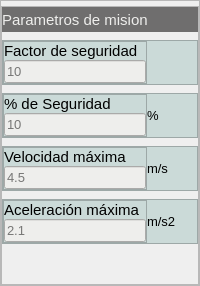
                            <widget class="QFrame" name="frame_2">
                             <property name="frameShape">
                              <enum>QFrame::StyledPanel</enum>
                             </property>
                             <property name="frameShadow">
                              <enum>QFrame::Raised</enum>
                             </property>
                             <layout class="QHBoxLayout" name="horizontalLayout_3">
                              <property name="spacing">
                               <number>0</number>
                              </property>
                              <property name="leftMargin">
                               <number>0</number>
                              </property>
                              <property name="topMargin">
                               <number>5</number>
                              </property>
                              <property name="rightMargin">
                               <number>0</number>
                              </property>
                              <property name="bottomMargin">
                               <number>0</number>
                              </property>
                              <item>
                               <widget class="QFrame" name="frame_109">
                                <property name="frameShape">
                                 <enum>QFrame::StyledPanel</enum>
                                </property>
                                <property name="frameShadow">
                                 <enum>QFrame::Raised</enum>
                                </property>
                                <layout class="QVBoxLayout" name="verticalLayout_123">
                                 <property name="spacing">
                                  <number>8</number>
                                 </property>
                                 <property name="leftMargin">
                                  <number>0</number>
                                 </property>
                                 <property name="topMargin">
                                  <number>0</number>
                                 </property>
                                 <property name="rightMargin">
                                  <number>0</number>
                                 </property>
                                 <property name="bottomMargin">
                                  <number>0</number>
                                 </property>
                                 <item>
                                  <widget class="QLabel" name="vision_field_label_7">
                                   <property name="minimumSize">
                                    <size>
                                     <width>0</width>
                                     <height>25</height>
                                    </size>
                                   </property>
                                   <property name="maximumSize">
                                    <size>
                                     <width>250</width>
                                     <height>25</height>
                                    </size>
                                   </property>
                                   <property name="font">
                                    <font>
                                     <pointsize>11</pointsize>
                                    </font>
                                   </property>
                                   <property name="styleSheet">
                                    <string notr="true">background-color: rgb(111, 110, 110);
color: rgb(238, 238, 236);</string>
                                   </property>
                                   <property name="text">
                                    <string>Parametros de mision</string>
                                   </property>
                                  </widget>
                                 </item>
                                 <item>
                                  <widget class="QFrame" name="factor_seguridad_v_2">
                                   <property name="maximumSize">
                                    <size>
                                     <width>250</width>
                                     <height>70</height>
                                    </size>
                                   </property>
                                   <property name="styleSheet">
                                    <string notr="true">background-color: rgb(203, 218, 216);</string>
                                   </property>
                                   <property name="frameShape">
                                    <enum>QFrame::StyledPanel</enum>
                                   </property>
                                   <property name="frameShadow">
                                    <enum>QFrame::Raised</enum>
                                   </property>
                                   <layout class="QHBoxLayout" name="horizontalLayout_94">
                                    <property name="spacing">
                                     <number>0</number>
                                    </property>
                                    <property name="leftMargin">
                                     <number>0</number>
                                    </property>
                                    <property name="topMargin">
                                     <number>0</number>
                                    </property>
                                    <property name="rightMargin">
                                     <number>0</number>
                                    </property>
                                    <property name="bottomMargin">
                                     <number>0</number>
                                    </property>
                                    <item>
                                     <widget class="QFrame" name="factor_seguridad_2">
                                      <property name="frameShape">
                                       <enum>QFrame::StyledPanel</enum>
                                      </property>
                                      <property name="frameShadow">
                                       <enum>QFrame::Raised</enum>
                                      </property>
                                      <layout class="QVBoxLayout" name="verticalLayout_175">
                                       <property name="spacing">
                                        <number>0</number>
                                       </property>
                                       <property name="leftMargin">
                                        <number>0</number>
                                       </property>
                                       <property name="topMargin">
                                        <number>0</number>
                                       </property>
                                       <property name="rightMargin">
                                        <number>0</number>
                                       </property>
                                       <property name="bottomMargin">
                                        <number>0</number>
                                       </property>
                                       <item>
                                        <widget class="QLabel" name="factor_seguridad_label_2">
                                         <property name="font">
                                          <font>
                                           <pointsize>11</pointsize>
                                          </font>
                                         </property>
                                         <property name="styleSheet">
                                          <string notr="true">color: rgb(0, 0, 0);</string>
                                         </property>
                                         <property name="text">
                                          <string>Factor de seguridad</string>
                                         </property>
                                        </widget>
                                       </item>
                                       <item>
                                        <widget class="QLineEdit" name="factor_seguridad_text_2">
                                         <property name="font">
                                          <font>
                                           <pointsize>10</pointsize>
                                          </font>
                                         </property>
                                         <property name="styleSheet">
                                          <string notr="true">background-color: rgb(238, 238, 236);</string>
                                         </property>
                                         <property name="placeholderText">
                                          <string>10</string>
                                         </property>
                                        </widget>
                                       </item>
                                      </layout>
                                     </widget>
                                    </item>
                                    <item>
                                     <widget class="QLabel" name="factor_seguridad_u_label_2">
                                      <property name="minimumSize">
                                       <size>
                                        <width>50</width>
                                        <height>0</height>
                                       </size>
                                      </property>
                                      <property name="font">
                                       <font>
                                        <pointsize>10</pointsize>
                                       </font>
                                      </property>
                                      <property name="styleSheet">
                                       <string notr="true">color: rgb(0, 0, 0);</string>
                                      </property>
                                      <property name="text">
                                       <string/>
                                      </property>
                                     </widget>
                                    </item>
                                   </layout>
                                  </widget>
                                 </item>
                                 <item>
                                  <widget class="QFrame" name="seguridad_v_2">
                                   <property name="maximumSize">
                                    <size>
                                     <width>250</width>
                                     <height>70</height>
                                    </size>
                                   </property>
                                   <property name="styleSheet">
                                    <string notr="true">background-color: rgb(203, 218, 216);</string>
                                   </property>
                                   <property name="frameShape">
                                    <enum>QFrame::StyledPanel</enum>
                                   </property>
                                   <property name="frameShadow">
                                    <enum>QFrame::Raised</enum>
                                   </property>
                                   <layout class="QHBoxLayout" name="horizontalLayout_95">
                                    <property name="spacing">
                                     <number>0</number>
                                    </property>
                                    <property name="leftMargin">
                                     <number>0</number>
                                    </property>
                                    <property name="topMargin">
                                     <number>0</number>
                                    </property>
                                    <property name="rightMargin">
                                     <number>0</number>
                                    </property>
                                    <property name="bottomMargin">
                                     <number>0</number>
                                    </property>
                                    <item>
                                     <widget class="QFrame" name="seguridad_2">
                                      <property name="frameShape">
                                       <enum>QFrame::StyledPanel</enum>
                                      </property>
                                      <property name="frameShadow">
                                       <enum>QFrame::Raised</enum>
                                      </property>
                                      <layout class="QVBoxLayout" name="verticalLayout_169">
                                       <property name="spacing">
                                        <number>0</number>
                                       </property>
                                       <property name="leftMargin">
                                        <number>0</number>
                                       </property>
                                       <property name="topMargin">
                                        <number>0</number>
                                       </property>
                                       <property name="rightMargin">
                                        <number>0</number>
                                       </property>
                                       <property name="bottomMargin">
                                        <number>0</number>
                                       </property>
                                       <item>
                                        <widget class="QLabel" name="seguridad_label_2">
                                         <property name="font">
                                          <font>
                                           <pointsize>11</pointsize>
                                          </font>
                                         </property>
                                         <property name="styleSheet">
                                          <string notr="true">color: rgb(0, 0, 0);</string>
                                         </property>
                                         <property name="text">
                                          <string>% de Seguridad</string>
                                         </property>
                                        </widget>
                                       </item>
                                       <item>
                                        <widget class="QLineEdit" name="seguridad_text_2">
                                         <property name="font">
                                          <font>
                                           <pointsize>10</pointsize>
                                          </font>
                                         </property>
                                         <property name="styleSheet">
                                          <string notr="true">background-color: rgb(238, 238, 236);</string>
                                         </property>
                                         <property name="placeholderText">
                                          <string>10</string>
                                         </property>
                                        </widget>
                                       </item>
                                      </layout>
                                     </widget>
                                    </item>
                                    <item>
                                     <widget class="QLabel" name="seguridad_u_label_2">
                                      <property name="minimumSize">
                                       <size>
                                        <width>50</width>
                                        <height>0</height>
                                       </size>
                                      </property>
                                      <property name="font">
                                       <font>
                                        <pointsize>10</pointsize>
                                       </font>
                                      </property>
                                      <property name="styleSheet">
                                       <string notr="true">color: rgb(0, 0, 0);</string>
                                      </property>
                                      <property name="text">
                                       <string>%</string>
                                      </property>
                                     </widget>
                                    </item>
                                   </layout>
                                  </widget>
                                 </item>
                                 <item>
                                  <widget class="QFrame" name="max_speed_3">
                                   <property name="maximumSize">
                                    <size>
                                     <width>250</width>
                                     <height>70</height>
                                    </size>
                                   </property>
                                   <property name="styleSheet">
                                    <string notr="true">background-color: rgb(203, 218, 216);</string>
                                   </property>
                                   <property name="frameShape">
                                    <enum>QFrame::StyledPanel</enum>
                                   </property>
                                   <property name="frameShadow">
                                    <enum>QFrame::Raised</enum>
                                   </property>
                                   <layout class="QHBoxLayout" name="horizontalLayout_100">
                                    <property name="spacing">
                                     <number>0</number>
                                    </property>
                                    <property name="leftMargin">
                                     <number>0</number>
                                    </property>
                                    <property name="topMargin">
                                     <number>0</number>
                                    </property>
                                    <property name="rightMargin">
                                     <number>0</number>
                                    </property>
                                    <property name="bottomMargin">
                                     <number>0</number>
                                    </property>
                                    <item>
                                     <widget class="QFrame" name="max_speed_4">
                                      <property name="frameShape">
                                       <enum>QFrame::StyledPanel</enum>
                                      </property>
                                      <property name="frameShadow">
                                       <enum>QFrame::Raised</enum>
                                      </property>
                                      <layout class="QVBoxLayout" name="verticalLayout_173">
                                       <property name="spacing">
                                        <number>0</number>
                                       </property>
                                       <property name="leftMargin">
                                        <number>0</number>
                                       </property>
                                       <property name="topMargin">
                                        <number>0</number>
                                       </property>
                                       <property name="rightMargin">
                                        <number>0</number>
                                       </property>
                                       <property name="bottomMargin">
                                        <number>0</number>
                                       </property>
                                       <item>
                                        <widget class="QLabel" name="max_speed_label_4">
                                         <property name="font">
                                          <font>
                                           <pointsize>11</pointsize>
                                          </font>
                                         </property>
                                         <property name="styleSheet">
                                          <string notr="true">color: rgb(0, 0, 0);</string>
                                         </property>
                                         <property name="text">
                                          <string>Velocidad máxima</string>
                                         </property>
                                        </widget>
                                       </item>
                                       <item>
                                        <widget class="QLineEdit" name="max_speed_text">
                                         <property name="font">
                                          <font>
                                           <pointsize>10</pointsize>
                                          </font>
                                         </property>
                                         <property name="styleSheet">
                                          <string notr="true">background-color: rgb(238, 238, 236);</string>
                                         </property>
                                         <property name="placeholderText">
                                          <string>4.5</string>
                                         </property>
                                        </widget>
                                       </item>
                                      </layout>
                                     </widget>
                                    </item>
                                    <item>
                                     <widget class="QLabel" name="max_acc_label_3">
                                      <property name="minimumSize">
                                       <size>
                                        <width>50</width>
                                        <height>0</height>
                                       </size>
                                      </property>
                                      <property name="font">
                                       <font>
                                        <pointsize>10</pointsize>
                                       </font>
                                      </property>
                                      <property name="styleSheet">
                                       <string notr="true">color: rgb(0, 0, 0);</string>
                                      </property>
                                      <property name="text">
                                       <string>m/s</string>
                                      </property>
                                     </widget>
                                    </item>
                                   </layout>
                                  </widget>
                                 </item>
                                 <item>
                                  <widget class="QFrame" name="max_accel_3">
                                   <property name="maximumSize">
                                    <size>
                                     <width>250</width>
                                     <height>70</height>
                                    </size>
                                   </property>
                                   <property name="styleSheet">
                                    <string notr="true">background-color: rgb(203, 218, 216);</string>
                                   </property>
                                   <property name="frameShape">
                                    <enum>QFrame::StyledPanel</enum>
                                   </property>
                                   <property name="frameShadow">
                                    <enum>QFrame::Raised</enum>
                                   </property>
                                   <layout class="QHBoxLayout" name="horizontalLayout_101">
                                    <property name="spacing">
                                     <number>0</number>
                                    </property>
                                    <property name="leftMargin">
                                     <number>0</number>
                                    </property>
                                    <property name="topMargin">
                                     <number>0</number>
                                    </property>
                                    <property name="rightMargin">
                                     <number>0</number>
                                    </property>
                                    <property name="bottomMargin">
                                     <number>0</number>
                                    </property>
                                    <item>
                                     <widget class="QFrame" name="max_accel_4">
                                      <property name="frameShape">
                                       <enum>QFrame::StyledPanel</enum>
                                      </property>
                                      <property name="frameShadow">
                                       <enum>QFrame::Raised</enum>
                                      </property>
                                      <layout class="QVBoxLayout" name="verticalLayout_176">
                                       <property name="spacing">
                                        <number>0</number>
                                       </property>
                                       <property name="leftMargin">
                                        <number>0</number>
                                       </property>
                                       <property name="topMargin">
                                        <number>0</number>
                                       </property>
                                       <property name="rightMargin">
                                        <number>0</number>
                                       </property>
                                       <property name="bottomMargin">
                                        <number>0</number>
                                       </property>
                                       <item>
                                        <widget class="QLabel" name="max_acc_label_4">
                                         <property name="font">
                                          <font>
                                           <pointsize>11</pointsize>
                                          </font>
                                         </property>
                                         <property name="styleSheet">
                                          <string notr="true">color: rgb(0, 0, 0);</string>
                                         </property>
                                         <property name="text">
                                          <string>Aceleración máxima</string>
                                         </property>
                                        </widget>
                                       </item>
                                       <item>
                                        <widget class="QLineEdit" name="max_acc_text">
                                         <property name="font">
                                          <font>
                                           <pointsize>10</pointsize>
                                          </font>
                                         </property>
                                         <property name="styleSheet">
                                          <string notr="true">background-color: rgb(238, 238, 236);</string>
                                         </property>
                                         <property name="placeholderText">
                                          <string>2.1</string>
                                         </property>
                                        </widget>
                                       </item>
                                      </layout>
                                     </widget>
                                    </item>
                                    <item>
                                     <widget class="QLabel" name="label_149">
                                      <property name="minimumSize">
                                       <size>
                                        <width>50</width>
                                        <height>0</height>
                                       </size>
                                      </property>
                                      <property name="font">
                                       <font>
                                        <pointsize>10</pointsize>
                                       </font>
                                      </property>
                                      <property name="styleSheet">
                                       <string notr="true">color: rgb(0, 0, 0);</string>
                                      </property>
                                      <property name="text">
                                       <string>m/s2</string>
                                      </property>
                                     </widget>
                                    </item>
                                   </layout>
                                  </widget>
                                 </item>
                                 <item>
                                  <spacer name="verticalSpacer_7">
                                   <property name="orientation">
                                    <enum>Qt::Vertical</enum>
                                   </property>
                                   <property name="sizeHint" stdset="0">
                                    <size>
                                     <width>20</width>
                                     <height>40</height>
                                    </size>
                                   </property>
                                  </spacer>
                                 </item>
                                </layout>
                               </widget>
                              </item>
                             </layout>
                            </widget>
